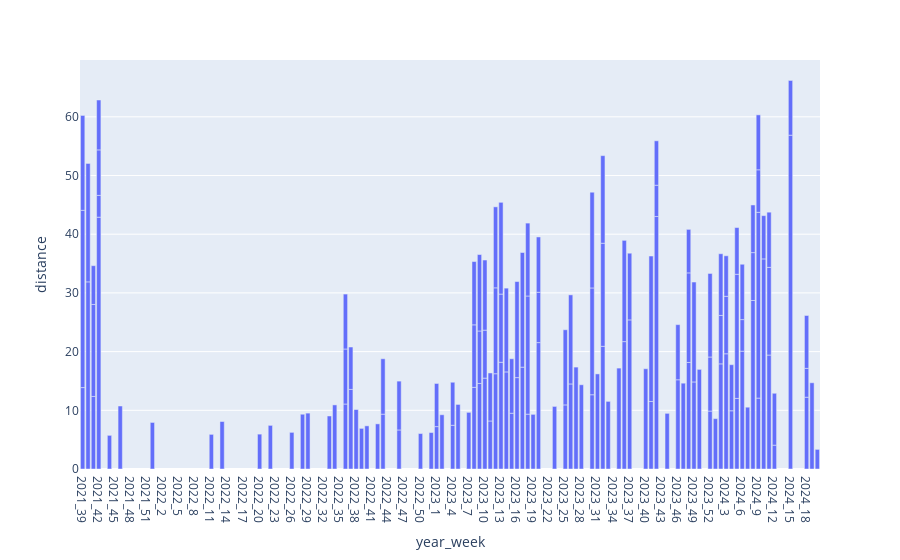

The notebook cell this image was saved under:
### Code cell
runs_plotdata = utils.add_weeks_without_runs(runs)
fig = px.bar(runs_plotdata, x='year_week', y='distance')
fig.show()

### Figure 1 — Plotly figure (JSON) as saved in the notebook; plotly's stock layout.template omitted (floating-point values rounded to 4 significant figures; data arrays with more than 128 entries replaced by an {"elided": "..."} marker saying what was removed)
{"data": [{"alignmentgroup": "True", "hovertemplate": "year_week=%{x}<br>distance=%{y}<extra></extra>", "legendgroup": "", "marker": {"color": "#636efa", "pattern": {"shape": ""}}, "name": "", "offsetgroup": "", "orientation": "v", "showlegend": false, "textposition": "auto", "type": "bar", "x": {"elided": "210 str values"}, "xaxis": "x", "y": {"elided": "210 float values"}, "yaxis": "y"}], "layout": {"barmode": "relative", "legend": {"tracegroupgap": 0}, "margin": {"t": 60}, "xaxis": {"anchor": "y", "domain": [0, 1], "title": {"text": "year_week"}}, "yaxis": {"anchor": "x", "domain": [0, 1], "title": {"text": "distance"}}}}
